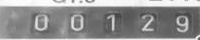
#> input picture b&g/image7.jpg, 200 x 40 px
$ python tesseract.py   (older library calls are emulated)
#> lines starting #> are read from the running program, lines starting #| are printed output that depends on the picture; after the words box and inside, x2 and y2 are one past the last pixel; in counts of white or black regions, pixels touching at a corner belong together
# [19 lines of commented-out code are left out]

import cv2
import numpy as np
import matplotlib.pyplot as plt

def process_and_show_digits(image_path):
    # Load grayscale image
#> called with image_path = 'b&g/image7.jpg'
    img = cv2.imread(image_path, cv2.IMREAD_GRAYSCALE)
#> img is the input picture: shape (40, 200); min 64, max 255, mean 144.5
    if img is None:
        print("Error loading image.")
        return

    # Step 1: Preprocess - Blur and Sobel
    blurred = cv2.GaussianBlur(img, (5, 5), 0)
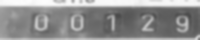
#> blurred: shape (40, 200); min 74, max 253, mean 144
    sobel_x = cv2.Sobel(blurred, cv2.CV_64F, 1, 0, ksize=3)
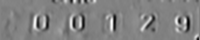
#> sobel_x: shape (40, 200) float64; min -282, max 268, mean -1.6; drawn with min black and max white
    sobel_y = cv2.Sobel(blurred, cv2.CV_64F, 0, 1, ksize=3)
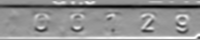
#> sobel_y: shape (40, 200) float64; min -347, max 245, mean -11.5; drawn with min black and max white
    edges = cv2.magnitude(sobel_x, sobel_y)
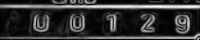
#> edges: shape (40, 200) float64; min 0, max 347, mean 69.9; drawn with min black and max white
    edges = cv2.convertScaleAbs(edges)
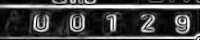
#> edges: shape (40, 200); min 0, max 255, mean 68.5

    # Step 2: Thresholding to binary
    _, binary = cv2.threshold(edges, 0, 255, cv2.THRESH_BINARY + cv2.THRESH_OTSU)
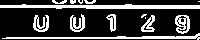
#> binary: shape (40, 200); 25.1% white; 14 white regions (4 under 20 px), largest, box (x1, y1, x2, y2) and area: (0, 4, 200, 9) 731, (2, 33, 200, 40) 467, (175, 15, 190, 34) 174
    binary = 255 - binary  # Invert if needed

    # Step 3: Segment image into 5 equal digit regions
    digit_width = binary.shape[1] // 5
#> digit_width = 40
    digit_imgs = [binary[:, i*digit_width:(i+1)*digit_width] for i in range(5)]
#> digit_imgs = 5 items

    # Step 4: Display all digits
    plt.figure(figsize=(10, 2))
    for i, d_img in enumerate(digit_imgs):
        plt.subplot(1, 5, i + 1)
        plt.imshow(d_img, cmap='gray')
        plt.title(f"Digit {i + 1}")
        plt.axis('off')
#> this loop made 5 passes
    plt.tight_layout()
    plt.show()
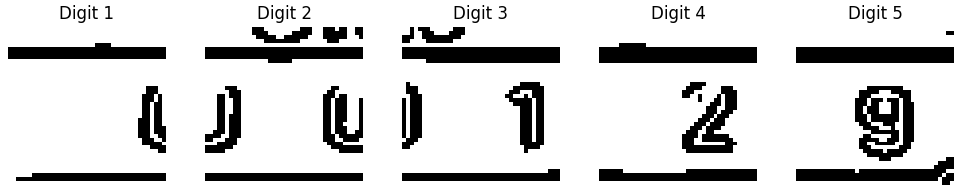
#> figure drawn by matplotlib, 5 panels

# Example usage
image_path = "b&g/image7.jpg"  # Replace with your image path
process_and_show_digits(image_path)

$ run again, with b&g/image0.jpg copied over b&g/image7.jpg
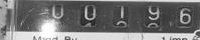
#> input picture b&g/image0.jpg, 200 x 40 px
#> in process_and_show_digits, img is the input picture: shape (40, 200); min 22, max 255, mean 118.6
#> in process_and_show_digits, `edges = cv2.convertScaleAbs(edges)`:
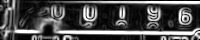
#> edges: shape (40, 200); min 0, max 255, mean 75.8
#> in process_and_show_digits, `_, binary = cv2.threshold(edges, 0, 255, cv2.THRESH_BINARY + cv2.THRES..`:
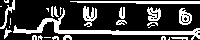
#> binary: shape (40, 200); 26.7% white; 27 white regions (11 under 20 px), largest, box (x1, y1, x2, y2) and area: (13, 8, 200, 40) 900, (70, 1, 200, 4) 317, (83, 6, 97, 27) 164
#> digit_imgs = 5 items
#> the loop in process_and_show_digits, `for i, d_img in enumerate(digit_imgs):` made 5 passes

$ run again, with b&g/image1.jpg copied over b&g/image7.jpg
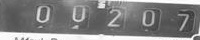
#> input picture b&g/image1.jpg, 200 x 40 px
#> in process_and_show_digits, img is the input picture: shape (40, 200); min 53, max 255, mean 130.8
#> in process_and_show_digits, `sobel_y = cv2.Sobel(blurred, cv2.CV_64F, 0, 1, ksize=3)`:
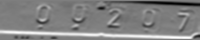
#> sobel_y: shape (40, 200) float64; min -394, max 400, mean 11.8; drawn with min black and max white
#> in process_and_show_digits, `_, binary = cv2.threshold(edges, 0, 255, cv2.THRESH_BINARY + cv2.THRES..`:
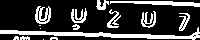
#> binary: shape (40, 200); 23.8% white; 15 white regions (5 under 20 px), largest, box (x1, y1, x2, y2) and area: (0, 27, 200, 40) 801, (110, 1, 200, 7) 296, (35, 6, 51, 24) 170
#> digit_imgs = 5 items
#> the loop in process_and_show_digits, `for i, d_img in enumerate(digit_imgs):` made 5 passes

$ run again, with b&g/image2.jpg copied over b&g/image7.jpg
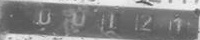
#> input picture b&g/image2.jpg, 200 x 40 px
#> in process_and_show_digits, img is the input picture: shape (40, 200); min 74, max 248, mean 132.1
#> in process_and_show_digits, `_, binary = cv2.threshold(edges, 0, 255, cv2.THRESH_BINARY + cv2.THRES..`:
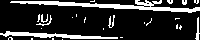
#> binary: shape (40, 200); 18.6% white; 26 white regions (19 under 20 px), largest, box (x1, y1, x2, y2) and area: (10, 0, 200, 13) 791, (0, 31, 118, 39) 395, (195, 17, 200, 40) 54
#> digit_imgs = 5 items
#> the loop in process_and_show_digits, `for i, d_img in enumerate(digit_imgs):` made 5 passes
